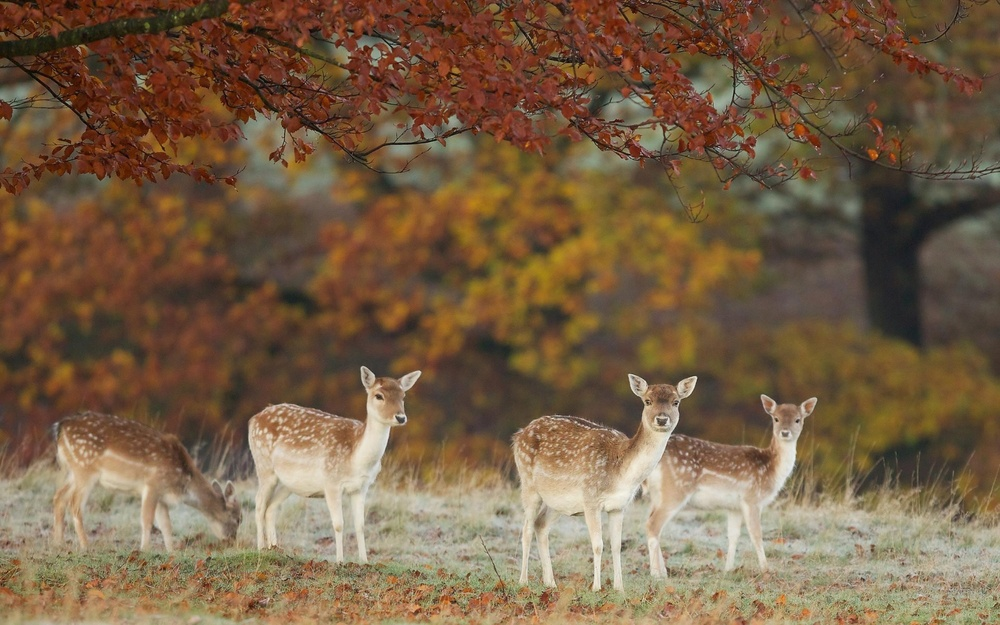
#> input picture img1.jpg, 1000 x 625 px, shrunk from 2560 x 1600 before the run
$ python imageOp.py
#> lines starting #> are read from the running program, lines starting #| are printed output that depends on the picture
# -*- coding: utf-8 -*-
"""
Created on Sun Nov 17 01:49:44 2019

@author: abhi
"""

import numpy as np
import matplotlib.pyplot as plt
import cv2

#reading image in grayscale
img = cv2.imread('img1.jpg',0)
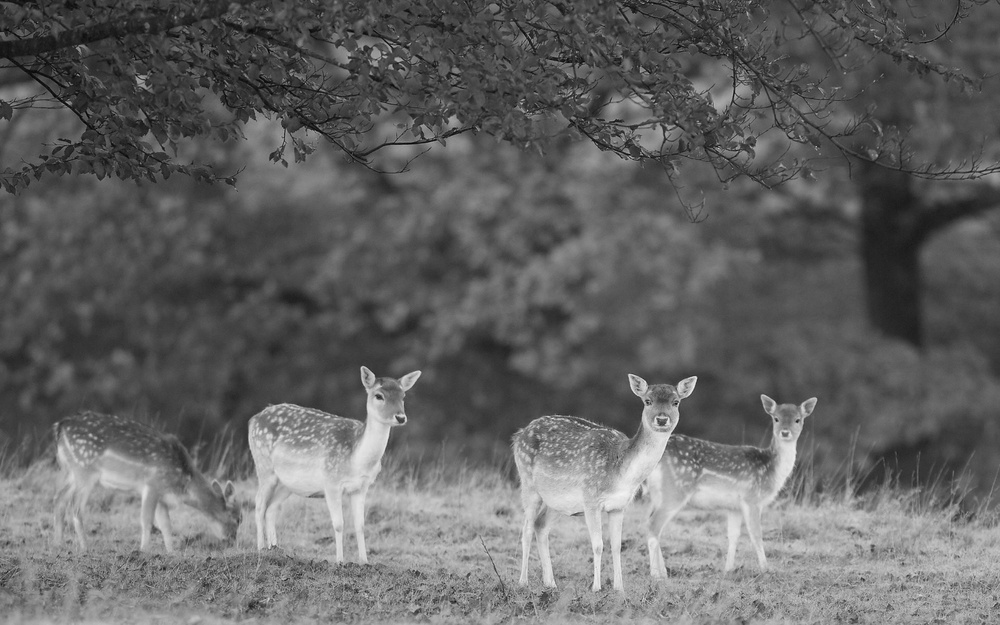
#> img: shape (625, 1000); min 2, max 244, mean 99.6

#to autosize the image window
cv2.namedWindow('image',cv2.WINDOW_NORMAL)

cv2.imshow('image',img)

#to wait for a key press to exit the image window
cv2.waitKey(0)
cv2.destroyAllWindows()

#to write the grayscale image into new file
cv2.imwrite('imgGray.jpg',img)

pixel = img[100,100]
#> pixel = 42

img_negative = cv2.bitwise_not(img)
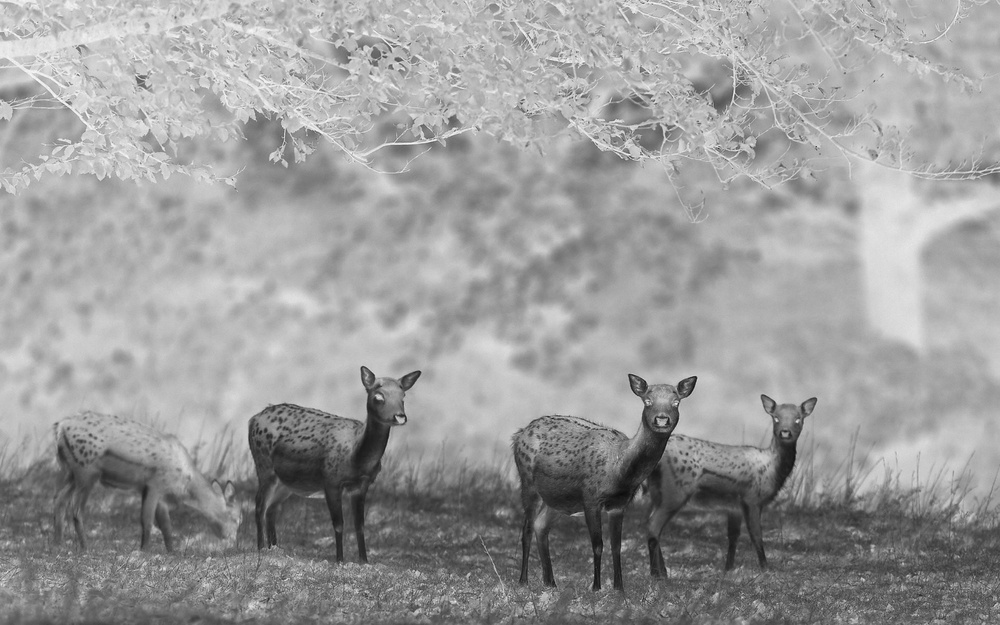
#> img_negative: shape (625, 1000); min 11, max 253, mean 155.4


cv2.imshow('image',img_negative)

#to wait for a key press to exit the image window
cv2.waitKey(0)
cv2.destroyAllWindows()
